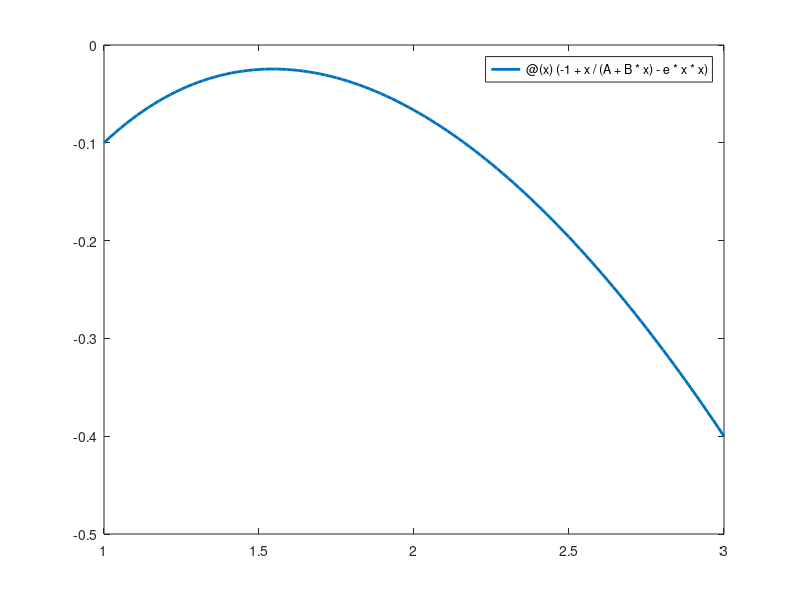

Reproduce this figure in MATLAB. (Note: this script raises an error after producing the figure.)
% Declare variable values

A = 0.5;
B = 0.5;
e = 0.1;


% Plotting N(P) and formatting the plot

fplot(@(x) (-1+x/(A+B*x)-e*x*x),[1 3],'LineWidth',2)
hold();
y=0;
x2=0;
fplot(y);
xlim([1,3]);
hold();
title('N(P) as a function of P');
xlabel('P value');
ylabel('N(P)');
grid on;


x1 = fsolve(@myfunc3,3.5)
x2 = fsolve(@myfunc3,1.5)



